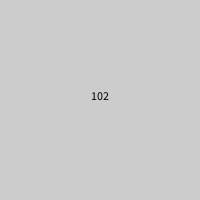
Frame 1 (no input)
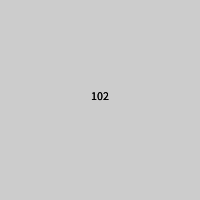
Frame 2 (the mouse pressed at the canvas centre, redrawn once)

The Processing sketch that drew these frames (run headless with seeded random() and noise(); the mouse was pressed at the canvas centre and the sketch redrawn once):

// Processing sketch: processing
// ── processing.pde
IntDict inventory;

void setup(){
	size(200,200);
	inventory=new IntDict();
	inventory.set("cd",84);
	inventory.set("tapes",15);
	inventory.set("records",102);
	println(inventory);
	noLoop();
	fill(0);
	textAlign(CENTER);
}

void draw(){
	int numRecords=inventory.get("records");
	text(numRecords,width/2,height/2);
}
